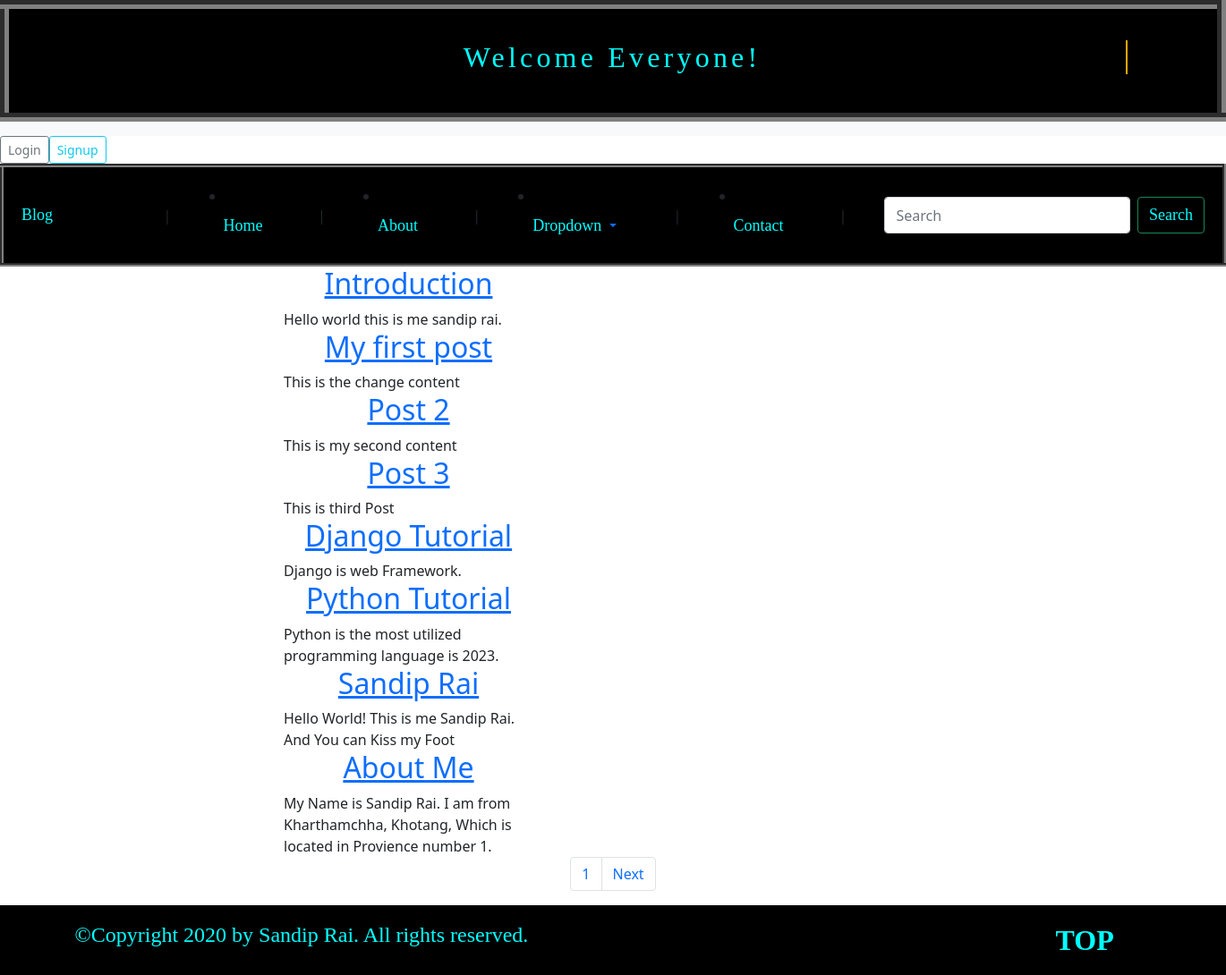
The page / on the database its author committed.
### post/models.py (models this page shows, shortened)
class Post(models.Model):
    user=models.ForeignKey(User, on_delete=models.CASCADE, related_query_name="post")
    title=models.CharField(max_length=200)
    content=models.TextField()
    active=models.BooleanField(default=True)
    image=models.ImageField(upload_to="post/",null=True)
    created_at=models.DateTimeField(auto_now_add=True)
    updated_at=models.DateTimeField(auto_now=True)

### post/views.py (the view)
# urls.py: path("",IndexView.as_view(),name="home"),
class IndexView(View):
     def get(self,request, *args , **kwargs):
        posts = Post.objects.all()
        paginator = Paginator(posts,8)
        page = request.GET.get("page",1)
        page_obj = paginator.get_page(page)
        return render(request,"index.html", context={"posts": page_obj})

### templates/index.html (shortened to what this page needs)
{% extends 'layout/base.html' %}
{% block content %}
<div class="container">
  <div class="row">
    <div class="clo-lg-8 offset-2">
      {% for post in posts %}
      <div class="col-3">
        <h2 class="text-center"><a href="{% url 'post-detail' post.id %}">{{ post.title }}</a></h2>
        <div class="post-content">{{post.content}}</div>
      </div>
      {% endfor %}
    </div>
  <nav aria-label="Page navigation ">
    <ul class="pagination justify-content-center">
      <li class="page-item"><a class="page-link" href="#">{{ posts.number }}</a></li>
      {% if posts.has_next %}
      <li class="page-item"><a class="page-link" href="?page={{ posts.next_page_number }}">Next</a></li>
      {% endif %}
    </ul>
  </nav>
</div>
  {% endblock %}

### templates/layout/base.html (shortened to what this page needs)
{% load static %}
<!DOCTYPE html>
<html lang="en">
<head>
</head>
<link href="https://cdn.jsdelivr.net/npm/bootstrap@5.0.2/dist/css/bootstrap.min.css" rel="stylesheet">
<body>
	<table id="home" border="10" width="100%"
	cellpadding="20" cellspacing="0" bgcolor="black">
	<tr>
		<td>
			<table border="0" cellpadding="15"
				cellspacing="0" width="90%" align="center">
				<tr>
					<td align="center" valign="middle">
						<h3 class="typewriter">
							<font face="Times New Roman"
								size="6" color="Aqua">
								Welcome Everyone!
							</font>
						</h3>
					</td>
				</tr>
			</table>
		</td>
	</tr>
</table>
	{% include 'includes/navigationbar.html' %}
    <main>
        {% block content %}
        {% endblock %}
    </main>
    <footer>
    <table id="footer" border="0" width="100%"
		cellpadding="0" cellspacing="0" bgcolor="black">
		<tr>
			<td>
				<table border="0" cellpadding="15"
					cellspacing="10" width="90%" align="center">
					<tr>
						<td width="80%" valign="top">
							<font face="Verdana"
								color="aqua" size="5">
								©Copyright 2020 by Sandip Rai. All rights reserved.
							</font>
						</td>
						<td width="10%">
							<font face="arial" color="black" size="5">
								<a href="#header" style="text-decoration:none">
									<font face="Verdana" color="aqua" size="6">
										<b>TOP</b>
									</font>
								</a>
							</font>
						</td>
					</tr>
				</table>
			</td>
		</tr>
	</table>
</footer>
</body>
</html>

### templates/includes/navigationbar.html (shortened to what this page needs)
<table id="home" border="4" width="100%" height="100%" cellpadding="20" cellspacing="10" bgcolor==Aqua">
  <tr bgcolor="black">
    <nav class="navbar navbar-expand-lg navbar-light bg-light">
      <div class="container-fluid">
        <td>
          <a class="navbar-brand" href="{% url 'home' %}" textcolor="white" align="center">
            <font face="Verdana" size="4" color=Aqua>
              Blog
            </font>
          </a>
          <button class="navbar-toggler" type="button" data-bs-toggle="collapse"
            data-bs-target="#navbarSupportedContent" aria-controls="navbarSupportedContent" aria-expanded="false"
            aria-label="Toggle navigation">
            <span class="navbar-toggler-icon"></span>
          </button>
        </td>
        <td>
          |
        </td>
        <div class="collapse navbar-collapse" id="navbarSupportedContent">
          <ul class="navbar-nav me-auto mb-2 mb-lg-0">
            <td>
              <li class="nav-item">
                <a class="nav-link active" aria-current="page" href="{% url 'home' %}" color="white">
                  <font face="Verdana" size="4" color=Aqua>
                    Home
                  </font>
                </a>
              </li>
            </td>
            <td>
              |
            </td>
            <td>
              <li class="nav-item">
                <a class="nav-link " href="{% url 'about' %}" color="white">
            <font face="Verdana" size="4" color=Aqua>
              About
            </font>
          </a>
              </li>
            </td>
            <td>
              |
            </td>
            <td>
              <li class="nav-item dropdown">
                <a class="nav-link dropdown-toggle" href="#" id="navbarDropdown" role="button" data-bs-toggle="dropdown"
                  aria-expanded="false">
                  <font face="Verdana" size="4" color=Aqua>
                    Dropdown
                  </font>
                </a>
              </li>
            </td>
            <td>
              |
            </td>
            <td>
              <li class="nav-item">
                <a class="nav-link disabled" href="{% url 'contact' %}" tabindex="-1" aria-disabled="true"
                  color="white">
                  <font face="Verdana" size="4" color=Aqua>
                    Contact
                  </font>
                </a>
              </li>
            </td>
            <td>
              |
            </td>
          </ul>
          <div class="d-flex">
            {%if request.user.is_authenticated %}
            <a href="{%url 'logout'%}">
               <div class="btn btn-sm btn-outline-primary"> Logout</div>
            </a>
            {% else %}
            <a href="{%url 'login' %}">
              <div class="btn btn-sm btn-outline-secondary"> Login</div>
            </a>
            <a href="{%url 'signup'%}">
              <div class="btn btn-sm btn-outline-info"> Signup</div>
            </a>
            {% endif %}
          </div>
          <td>
            <form class="d-flex">
              <input class="form-control me-2" type="search" placeholder="Search" aria-label="Search">
              <button class="btn btn-outline-success" type="submit">
                <font face="Verdana" size="4" color=Aqua>
									Search
								</font>
              </button>
            </form>
          </td>
        </div>
      </div>
    </nav>
  </tr>
</table>

### templates/layout/base.html (style rules this page uses)
.typewriter { overflow: hidden; border-right: .10em solid orange; white-space: nowrap; letter-spacing: .15em; animation: typing 3.5s steps(50, end), blink-caret .75s step-end infinite; }

### rows shown on the page
Post: title "Introduction", content "Hello world this is me sandip rai."
Post: title "My first post", content "This is the change content"
Post: title "Post 2", content "This is my second content"
Post: title "Post 3", content "This is third Post"
Post: title "Django Tutorial", content "Django is web Framework."
Post: title "Python Tutorial", content "Python is the most utilized programming language is 2023."
Post: title "Sandip Rai", content "Hello World! This is me Sandip Rai. And You can Kiss my Foot"
Post: title "About Me", content "My Name is Sandip Rai. I am from Kharthamchha, Khotang, Which is located in Provience number 1."

### other values the page prints
{{ posts.number }} "1"
